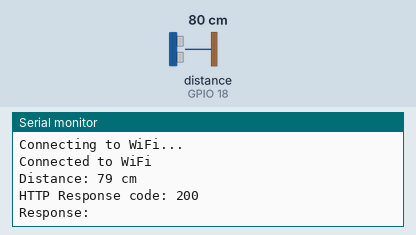
Bench run of a sketch on a simulated ESP32. Parts: the last lines printed to the serial monitor. Wiring (inferred from the names in the program): ultrasonic range finder: trigger GPIO 5; echo GPIO 18. The test bench sets the inputs (shaded band); at power-on: distance to the obstacle (sensor on GPIO 18) 80 cm. The echo pulse lasts 58.3 µs per cm; WiFi joins after 1.5 s; servers stay silent unless stated; uploads are accepted with an empty reply.

Above: at 3.2 s.
3.3 s: distance to the obstacle (sensor on GPIO 18) set to 2 cm
At 7.36 s:
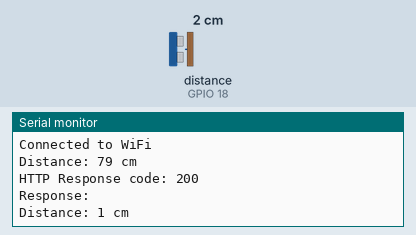
9.1 s: distance to the obstacle (sensor on GPIO 18) set to 4 cm
At 13.1 s:
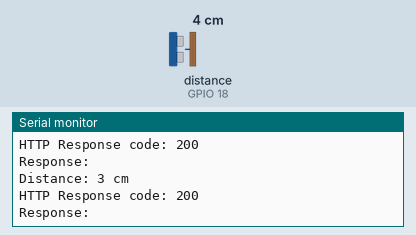
Timing chart, 0 to 14.6 s (numbered marks = the images above; inputs shaded):
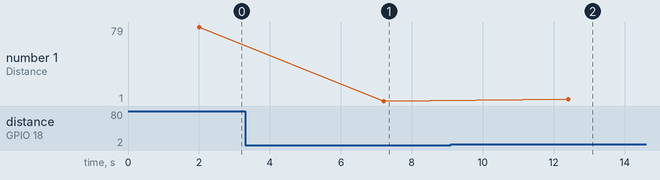

Measured:
- after the input at 3.3 s, the serial monitor: prints a new line after 3.9 s (image 1)
- after the input at 9.1 s, the serial monitor: prints a new line after 3.3 s (image 2)
- plotted number 1: 79 → 1 after the input at 3.3 s, 1 → 3 after the input at 9.1 s

The sketch:

tester1.ino
```cpp
#include <WiFi.h>
#include <HTTPClient.h>
#include <ArduinoJson.h>

// Replace with your network credentials
const char* ssid = "Ruangrit_5G";
const char* password = "";

// Server URL to send JSON data
const char* serverName = "http://demo.thingsboard.io/api/v1/Ys6oTLiDUy75m6bABJbu/telemetry";

const int trigPin = 5;
const int echoPin = 18;

long duration;
int distance;

void setup() {
  Serial.begin(115200);

  // Initialize the HC-SR04 sensor
  pinMode(trigPin, OUTPUT);
  pinMode(echoPin, INPUT);

  // Connect to Wi-Fi
  WiFi.begin(ssid, password);
  while (WiFi.status() != WL_CONNECTED) {
    delay(1000);
    Serial.println("Connecting to WiFi...");
  }
  Serial.println("Connected to WiFi");
}

void loop() {
  // Measure distance using the HC-SR04 sensor
  distance = measureDistance();
  Serial.println("Distance: " + String(distance) + " cm");

  // Send the distance data as JSON
  sendJsonData(distance);

  delay(5000);  // Wait for 5 seconds before next reading
}

int measureDistance() {
  // Clear the trigPin
  digitalWrite(trigPin, LOW);
  delayMicroseconds(2);

  // Set the trigPin HIGH for 10 microseconds
  digitalWrite(trigPin, HIGH);
  delayMicroseconds(10);
  digitalWrite(trigPin, LOW);

  // Read the echoPin, and calculate the distance
  duration = pulseIn(echoPin, HIGH);
  distance = duration * 0.034 / 2;  // Calculate the distance in cm

  return distance;
}

void sendJsonData(int distance) {
  if (WiFi.status() == WL_CONNECTED) {
    HTTPClient http;
    http.begin(serverName);                              // Specify the URL
    http.addHeader("Content-Type", "application/json");  // Set content type to JSON

    // Create JSON object
    StaticJsonDocument<200> doc;
    doc["sensor"] = "HC-SR04";
    doc["distance"] = distance;

    String jsonString;
    serializeJson(doc, jsonString);

    int httpResponseCode = http.POST(jsonString);  // Send the JSON data via HTTP POST

    if (httpResponseCode > 0) {
      String response = http.getString();  // Get the response to the request
      Serial.println("HTTP Response code: " + String(httpResponseCode));
      Serial.println("Response: " + response);
    } else {
      Serial.println("Error on sending POST: " + String(httpResponseCode));
    }

    http.end();  // Free resources
  } else {
    Serial.println("WiFi Disconnected");
  }
}
```
